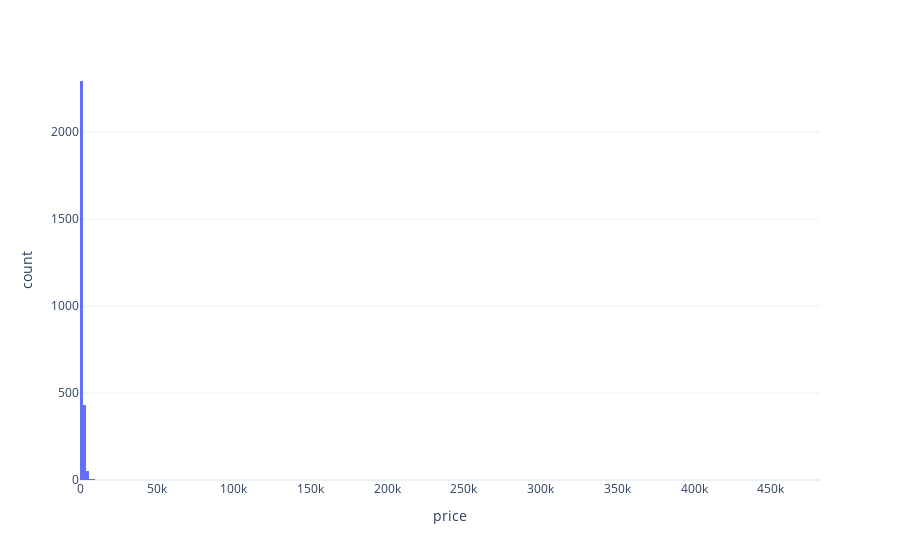

Notebook code for this chart:
### Code cell
px.histogram(df_listing, x='price')

### Figure 1 — Plotly figure (JSON) as saved in the notebook; plotly's stock layout.template omitted (floating-point values rounded to 4 significant figures; data arrays with more than 128 entries replaced by an {"elided": "..."} marker saying what was removed)
{"data": [{"alignmentgroup": "True", "bingroup": "x", "hovertemplate": "price=%{x}<br>count=%{y}<extra></extra>", "legendgroup": "", "marker": {"color": "#636efa", "pattern": {"shape": ""}}, "name": "", "offsetgroup": "", "orientation": "v", "showlegend": false, "type": "histogram", "x": {"elided": "2798 int values"}, "xaxis": "x", "yaxis": "y"}], "layout": {"barmode": "relative", "legend": {"tracegroupgap": 0}, "margin": {"t": 60}, "xaxis": {"anchor": "y", "domain": [0, 1], "title": {"text": "price"}}, "yaxis": {"anchor": "x", "domain": [0, 1], "title": {"text": "count"}}}}
